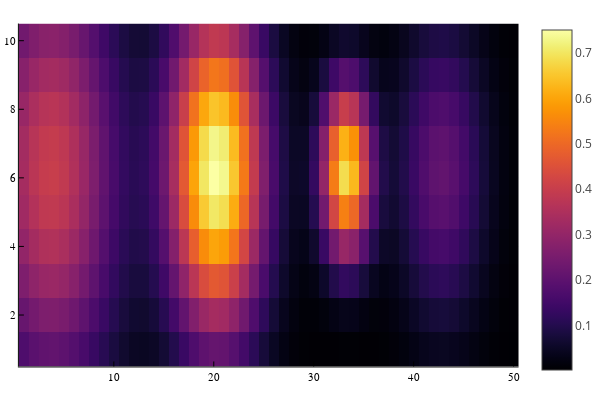

The notebook cell this image was saved under:
### Code cell
Cinit = [[ 6.2 0 0 0 ]; [25 7e7 0 0]]
UpdateDispModel(lmod.dmodel,Cinit)
limage = LensletLaserImage(lmod,laser)
heatmap(limage)

### Figure 1 — Plotly figure (JSON) as saved in the notebook; plotly's stock layout.template omitted (floating-point values rounded to 4 significant figures; data arrays with more than 128 entries replaced by an {"elided": "..."} marker saying what was removed)
{"data": [{"xaxis": "x", "colorbar": {"title": ""}, "colorscale": {"elided": "256x2 mixed values"}, "yaxis": "y", "showscale": true, "x": [0.5, 1.5, 2.5, 3.5, 4.5, 5.5, 6.5, 7.5, 8.5, 9.5, 10.5, 11.5, 12.5, 13.5, 14.5, 15.5, 16.5, 17.5, 18.5, 19.5, 20.5, 21.5, 22.5, 23.5, 24.5, 25.5, 26.5, 27.5, 28.5, 29.5, 30.5, 31.5, 32.5, 33.5, 34.5, 35.5, 36.5, 37.5, 38.5, 39.5, 40.5, 41.5, 42.5, 43.5, 44.5, 45.5, 46.5, 47.5, 48.5, 49.5, 50.5], "showlegend": false, "name": "y1", "zmin": 0.002354, "z": {"elided": "10x50 float values"}, "zmax": 0.7503, "y": [0.5, 1.5, 2.5, 3.5, 4.5, 5.5, 6.5, 7.5, 8.5, 9.5, 10.5], "type": "heatmap", "hoverinfo": "none"}], "layout": {"showlegend": true, "xaxis": {"showticklabels": true, "gridwidth": 0.5, "tickvals": [10, 20, 30, 40, 50], "range": [0.5, 50.5], "domain": [0.03619, 0.9934], "mirror": false, "tickangle": 0, "showline": true, "ticktext": ["10", "20", "30", "40", "50"], "zeroline": false, "tickfont": {"color": "rgba(0, 0, 0, 1.000)", "family": "sans-serif", "size": 11}, "zerolinecolor": "rgba(0, 0, 0, 1.000)", "anchor": "y", "visible": true, "ticks": "inside", "tickmode": "array", "linecolor": "rgba(0, 0, 0, 1.000)", "showgrid": true, "title": "", "gridcolor": "rgba(0, 0, 0, 0.100)", "titlefont": {"color": "rgba(0, 0, 0, 1.000)", "family": "sans-serif", "size": 15}, "tickcolor": "rgb(0, 0, 0)", "type": "-"}, "paper_bgcolor": "rgba(255, 255, 255, 1.000)", "annotations": [], "height": 400, "margin": {"l": 0, "b": 20, "r": 0, "t": 20}, "plot_bgcolor": "rgba(255, 255, 255, 1.000)", "yaxis": {"showticklabels": true, "gridwidth": 0.5, "tickvals": [2, 4, 6, 8, 10], "range": [0.5, 10.5], "domain": [0.03762, 0.9902], "mirror": false, "tickangle": 0, "showline": true, "ticktext": ["2", "4", "6", "8", "10"], "zeroline": false, "tickfont": {"color": "rgba(0, 0, 0, 1.000)", "family": "sans-serif", "size": 11}, "zerolinecolor": "rgba(0, 0, 0, 1.000)", "anchor": "x", "visible": true, "ticks": "inside", "tickmode": "array", "linecolor": "rgba(0, 0, 0, 1.000)", "showgrid": true, "title": "", "gridcolor": "rgba(0, 0, 0, 0.100)", "titlefont": {"color": "rgba(0, 0, 0, 1.000)", "family": "sans-serif", "size": 15}, "tickcolor": "rgb(0, 0, 0)", "type": "-"}, "legend": {"yanchor": "auto", "xanchor": "auto", "bordercolor": "rgba(0, 0, 0, 1.000)", "bgcolor": "rgba(255, 255, 255, 1.000)", "borderwidth": 1, "tracegroupgap": 0, "y": 1, "font": {"color": "rgba(0, 0, 0, 1.000)", "family": "sans-serif", "size": 11}, "title": {"font": {"color": "rgba(0, 0, 0, 1.000)", "family": "sans-serif", "size": 15}, "text": ""}, "traceorder": "normal", "x": 1}, "width": 600}}
